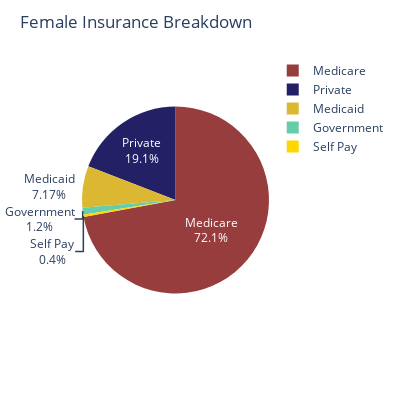
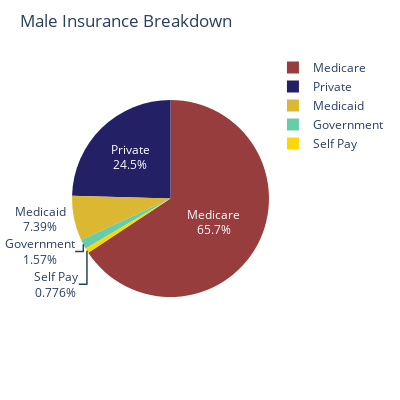

The code cell stored with these charts, in order, in its notebook:
### Code cell
import plotly.graph_objects as go

# Filter the data for female and male
female_data = pre_merged[pre_merged['GENDER'] == 'F']
male_data = pre_merged[pre_merged['GENDER'] == 'M']

# Count the occurrences of each insurance type for females and males
female_insurance_counts = female_data['INSURANCE'].value_counts()
male_insurance_counts = male_data['INSURANCE'].value_counts()

# Create pie chart for Female Insurance Breakdown
female_fig = go.Figure(go.Pie(
    labels=female_insurance_counts.index,
    values=female_insurance_counts.values,
    hoverinfo='label+percent',
    textinfo='label+percent',
    marker=dict(colors=['#983D3D', '#232066', '#DCB732', '#66CDAA', '#FFD700'])
))
female_fig.update_layout(
    title='Female Insurance Breakdown',
    showlegend=True,
    height=400,  # Set equal height and width for square shape
    width=400,
    margin=dict(t=40, b=40, l=40, r=40)  # Adjust margins to fit square shape
)

# Create pie chart for Male Insurance Breakdown
male_fig = go.Figure(go.Pie(
    labels=male_insurance_counts.index,
    values=male_insurance_counts.values,
    hoverinfo='label+percent',
    textinfo='label+percent',
    marker=dict(colors=['#983D3D', '#232066', '#DCB732', '#66CDAA', '#FFD700'])
))
male_fig.update_layout(
    title='Male Insurance Breakdown',
    showlegend=True,
    height=400,  # Set equal height and width for square shape
    width=400,
    margin=dict(t=40, b=40, l=40, r=40)  # Adjust margins to fit square shape
)

# Show both pie charts
female_fig.show()
male_fig.show()

### Figure 1 — Plotly figure (JSON) as saved in the notebook; plotly's stock layout.template omitted (floating-point values rounded to 4 significant figures)
{"data": [{"hoverinfo": "label+percent", "labels": ["Medicare", "Private", "Medicaid", "Government", "Self Pay"], "marker": {"colors": ["#983D3D", "#232066", "#DCB732", "#66CDAA", "#FFD700"]}, "textinfo": "label+percent", "type": "pie", "values": [6494, 1723, 646, 108, 36]}], "layout": {"height": 400, "margin": {"b": 40, "l": 40, "r": 40, "t": 40}, "showlegend": true, "title": {"text": "Female Insurance Breakdown"}, "width": 400}}

### Figure 2 — Plotly figure (JSON) as saved in the notebook; plotly's stock layout.template omitted (floating-point values rounded to 4 significant figures)
{"data": [{"hoverinfo": "label+percent", "labels": ["Medicare", "Private", "Medicaid", "Government", "Self Pay"], "marker": {"colors": ["#983D3D", "#232066", "#DCB732", "#66CDAA", "#FFD700"]}, "textinfo": "label+percent", "type": "pie", "values": [7619, 2844, 856, 182, 90]}], "layout": {"height": 400, "margin": {"b": 40, "l": 40, "r": 40, "t": 40}, "showlegend": true, "title": {"text": "Male Insurance Breakdown"}, "width": 400}}
